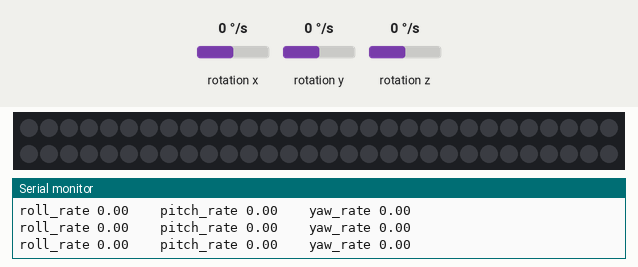
This program was run on a simulated Adafruit Feather M0. Parts: 60 RGB LEDs in strip order, left to right, continuing on the next row, the last lines printed to the serial monitor. Wiring (inferred from the names in the program): MPU-6050 motion sensor at I2C address 0x68. The test bench sets the inputs (shaded band); at power-on: rotation x 0 °/s, rotation y 0 °/s, rotation z 0 °/s. Dim RGB values are drawn brighter than linear.

Above: at 6.2 s.
6.3 s: rotation x set to 93 °/s
7.8 s: rotation x set to 107 °/s
At 8.2 s:
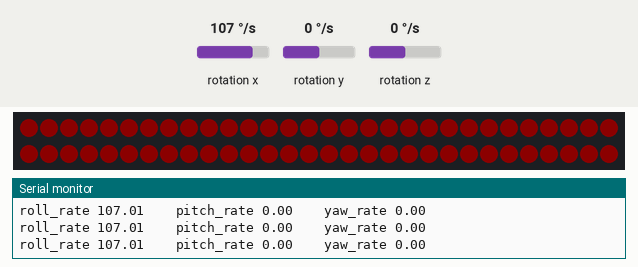
9.3 s: rotation y set to 95 °/s
10.8 s: rotation y set to 108 °/s
At 12.0 s:
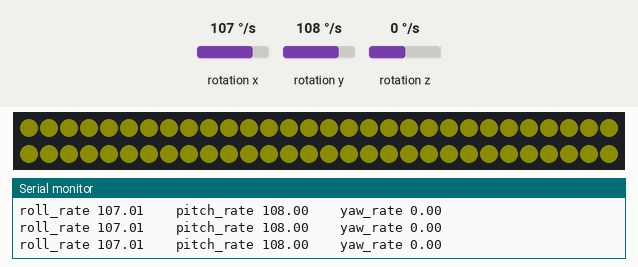
12.3 s: rotation z set to 95 °/s
13.8 s: rotation z set to 108 °/s
At 14.3 s:
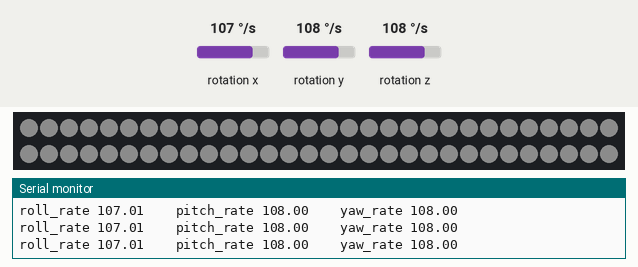
Timing chart, 0 to 16.3 s (numbered marks = the images above; inputs shaded):
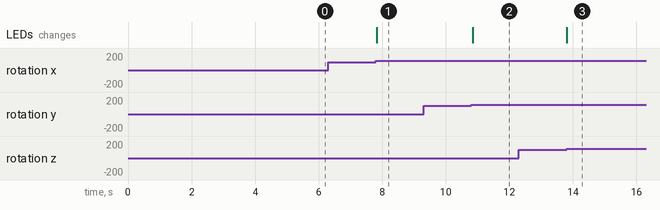

The program:

main.cpp
```cpp
#include <Wire.h>
#include <Adafruit_NeoPixel.h>

// put function declarations here:
float RateRoll, RatePitch, RateYaw;
float RateCalibrationRoll, RateCalibrationPitch, RateCalibrationYaw;
int RateCalibrationNumber;

void gyro_signals(void){
  Wire.beginTransmission(0x68);
  Wire.write(0x1A);
  Wire.write(0x05);
  Wire.endTransmission();
  //.
  Wire.beginTransmission(0x68);
  Wire.write(0x1B);
  Wire.write(0x8);
  Wire.endTransmission();
  //.
  Wire.beginTransmission(0x68);
  Wire.write(0x43);
  Wire.endTransmission();
  Wire.requestFrom(0x68,6);
  //.
  int16_t GyroX = Wire.read() <<8 | Wire.read();
  int16_t GyroY = Wire.read() <<8 | Wire.read();
  int16_t GyroZ = Wire.read() <<8 | Wire.read();
  //.
  RateRoll = (float)GyroX/65.5; //el numero viene del datasheet
  RatePitch = (float)GyroY/65.5;
  RateYaw = (float)GyroZ/65.5;
}

// the data pin for the NeoPixels
int neoPixelPin = 11;
int numPixels = 60;
Adafruit_NeoPixel strip = Adafruit_NeoPixel(numPixels, neoPixelPin, NEO_GRB + NEO_KHZ800);
int r = 0;
int g = 0;
int b = 0;

char buffer1[100];

void setup() {
  strip.begin();  // initialize the strip
  strip.show();   // make sure it is visible
  strip.clear();  // Initialize all pixels to 'off'
  //--
  Serial.begin(57600);
  strip.setBrightness(12.5);

  for( int i = 0; i < numPixels; i++ ){
    strip.setPixelColor(i, r, g, b);
  }

  Wire.setClock(400000);
  Wire.begin();
  delay(250);
  //-- Activate MPU6050
  Wire.beginTransmission(0x68);
  Wire.write(0x6B);
  Wire.write(0x00);
  Wire.endTransmission();
  //--
  for (RateCalibrationNumber = 0;
       RateCalibrationNumber < 2000;
       RateCalibrationNumber++ ){
        gyro_signals();
        RateCalibrationRoll += RateRoll;
        RateCalibrationPitch += RatePitch;
        RateCalibrationYaw += RateYaw;
        delay(1);
  }
  RateCalibrationRoll/=2000;
  RateCalibrationPitch/=2000;
  RateCalibrationYaw/=2000;
}

void loop() {
  // put your main code here, to run repeatedly:
  gyro_signals();
  //.
  RatePitch -= RateCalibrationPitch;
  RateRoll -= RateCalibrationRoll;
  RateYaw -= RateCalibrationYaw;
  //.
  Serial.print("roll_rate ");
  Serial.print(RateRoll);
  Serial.print(" \t pitch_rate ");
  Serial.print(RatePitch);
  Serial.print(" \t yaw_rate ");
  Serial.println(RateYaw);


  if (RateRoll > 100) r = 255;
  else if (RateRoll < -100) r= 0;

  if (RatePitch > 100) g = 255;
  else if (RatePitch < -100) g= 0;

  if (RateYaw > 100) b = 255;
  else if (RateYaw < -100) b= 0;

  for( int i = 0; i < numPixels; i++ ){
    strip.setPixelColor(i, r, g, b);
  }
  strip.show();
  delay(50);
}
```

Measured:
- the behaviour switches between 100 and 101 °/s on rotation x (found by bisection; images 0 and 1)
- the behaviour switches between 100 and 101 °/s on rotation y (found by bisection; images 1 and 2)
- the behaviour switches between 100 and 101 °/s on rotation z (found by bisection; images 2 and 3)
- after the input at 7.8 s, the LEDs: change at once (image 1)
- after the input at 10.8 s, the LEDs: change after 0.05 s (image 2)
- after the input at 13.8 s, the LEDs: change at once (image 3)
